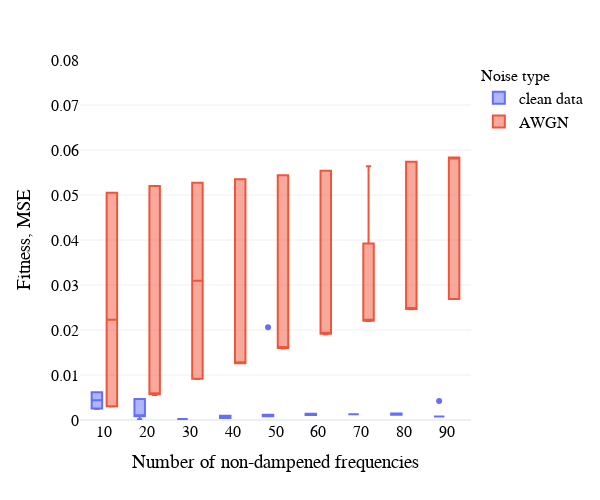

This figure's notebook cell:
### Code cell
hiss = np.load(path + 'spectral_data\\PDE_fitness\\wave_fitness.npy', allow_pickle = True)/10201
hiss_noised = np.load(path + 'spectral_data\\PDE_fitness\\noised\\noised_wave_data_10per.npy', allow_pickle = True)/10201

hiss.shape
freqs = [10,20,30,40,50,60,70,80,90]

# np.hstack([np.full(shape=hiss[idx].shape[0], fill_value=size) for idx, size in enumerate(window_sizes)])

# 'Fitness, MSE' : np.hstack([arr for arr in hiss[::2]]),  #hiss.reshape(-1, order = 'F'), 
#                         'SG filter window size' : np.hstack([np.full(shape=hiss[idx*2].shape[0], fill_value=size) for idx, size in enumerate(window_sizes)]),
#
df_clean = pd.DataFrame({"Fitness, MSE" : np.hstack([arr for arr in hiss]), 
                         'Number of non-dampened frequencies' : np.hstack([np.full(shape=hiss[idx].shape[0], fill_value=size) for idx, size in enumerate(freqs)]),
                         'Noise type' : 'clean data'})

df_noisy = pd.DataFrame({'Fitness, MSE' : np.hstack([arr for arr in hiss_noised]), #[:19:2]
                         'Number of non-dampened frequencies' : np.hstack([np.full(shape=hiss_noised[idx].shape[0], fill_value=size) for idx, size in enumerate(freqs)]),
                         'Noise type' : 'AWGN'})

df_aggreg = pd.concat([df_clean, df_noisy], axis = 0)

import plotly.express as px
import plotly.io as pio

pio.templates.default = "plotly_white"

px.defaults.template = "plotly_white"
px.defaults.color_continuous_scale = px.colors.sequential.Blackbody
px.defaults.width = 600
px.defaults.height = 500

fig = px.box(df_aggreg, x='Number of non-dampened frequencies', y="Fitness, MSE", color="Noise type")
fig.update_traces(quartilemethod="linear") # or "inclusive", or "linear" by default
fig.update_layout(
    xaxis = dict(
        tickmode = 'array',
        tickvals = freqs,
        ticktext = freqs
    )
)

fig.update_yaxes(range=[0, 0.08])

fig.update_layout(
    font_family="Helvetica",
    font_color="black",
    font_size=16,
    title_font_family="Helvetica",
    title_font_color="black",
    title_font_size=16,
    legend_title_font_family='Helvetica',
    legend_title_font_color="black",
    legend_title_font_size=16
)

### Figure 1 — Plotly figure (JSON) as saved in the notebook; plotly's stock layout.template omitted (floating-point values rounded to 4 significant figures)
{"data": [{"alignmentgroup": "True", "hovertemplate": "Noise type=clean data<br>Number of non-dampened frequencies=%{x}<br>Fitness, MSE=%{y}<extra></extra>", "legendgroup": "clean data", "marker": {"color": "#636efa"}, "name": "clean data", "notched": false, "offsetgroup": "clean data", "orientation": "v", "quartilemethod": "linear", "showlegend": true, "type": "box", "x": [10, 10, 10, 10, 20, 20, 20, 20, 20, 20, 30, 30, 30, 30, 30, 30, 40, 40, 40, 40, 40, 40, 50, 50, 50, 50, 50, 50, 60, 60, 60, 60, 60, 60, 70, 70, 70, 70, 70, 70, 80, 80, 80, 80, 80, 80, 90, 90, 90, 90, 90, 90], "x0": " ", "xaxis": "x", "y": [0.00244, 0.006169, 0.006169, 0.002632, 0.0008496, 0.0008496, 0.004677, 0.0008496, 0.000181, 0.004677, 0.0002074, 0.0002074, 0.0002074, 0.0002074, 0.0002074, 0.0002074, 0.0004671, 0.0004671, 0.0004671, 0.0004671, 0.0009673, 0.0009673, 0.0008153, 0.0008153, 0.0008153, 0.001175, 0.02063, 0.001175, 0.001129, 0.001129, 0.001411, 0.001411, 0.001129, 0.001129, 0.001284, 0.001284, 0.001284, 0.001284, 0.001284, 0.001284, 0.001184, 0.001184, 0.001184, 0.001184, 0.001455, 0.001455, 0.0007855, 0.0007855, 0.004233, 0.0007855, 0.0007855, 0.0007855], "y0": " ", "yaxis": "y"}, {"alignmentgroup": "True", "hovertemplate": "Noise type=AWGN<br>Number of non-dampened frequencies=%{x}<br>Fitness, MSE=%{y}<extra></extra>", "legendgroup": "AWGN", "marker": {"color": "#EF553B"}, "name": "AWGN", "notched": false, "offsetgroup": "AWGN", "orientation": "v", "quartilemethod": "linear", "showlegend": true, "type": "box", "x": [10, 10, 10, 10, 10, 10, 20, 20, 20, 20, 20, 20, 30, 30, 30, 30, 30, 30, 40, 40, 40, 40, 40, 40, 50, 50, 50, 50, 50, 50, 60, 60, 60, 60, 60, 60, 70, 70, 70, 70, 80, 80, 80, 80, 80, 80, 90, 90, 90, 90, 90], "x0": " ", "xaxis": "x", "y": [0.1253, 0.003071, 0.003009, 0.02199, 0.0505, 0.0226, 0.05201, 0.05201, 0.005567, 0.005736, 0.005736, 0.005736, 0.05272, 0.05272, 0.009115, 0.05272, 0.009147, 0.009147, 0.01261, 0.05349, 0.01261, 0.01261, 0.05349, 0.01261, 0.05439, 0.016, 0.016, 0.016, 0.05439, 0.01587, 0.05538, 0.05538, 0.01918, 0.01918, 0.01918, 0.01908, 0.02208, 0.05639, 0.02208, 0.02199, 0.02467, 0.05739, 0.02459, 0.05739, 0.02467, 0.02467, 0.05834, 0.05834, 0.02689, 0.05834, 0.02689], "y0": " ", "yaxis": "y"}], "layout": {"boxmode": "group", "font": {"color": "black", "family": "Helvetica", "size": 16}, "height": 500, "legend": {"title": {"font": {"color": "black", "family": "Helvetica", "size": 16}, "text": "Noise type"}, "tracegroupgap": 0}, "margin": {"t": 60}, "title": {"font": {"color": "black", "family": "Helvetica", "size": 16}}, "width": 600, "xaxis": {"anchor": "y", "domain": [0, 1], "tickmode": "array", "ticktext": [10, 20, 30, 40, 50, 60, 70, 80, 90], "tickvals": [10, 20, 30, 40, 50, 60, 70, 80, 90], "title": {"text": "Number of non-dampened frequencies"}}, "yaxis": {"anchor": "x", "domain": [0, 1], "range": [0, 0.08], "title": {"text": "Fitness, MSE"}}}}
